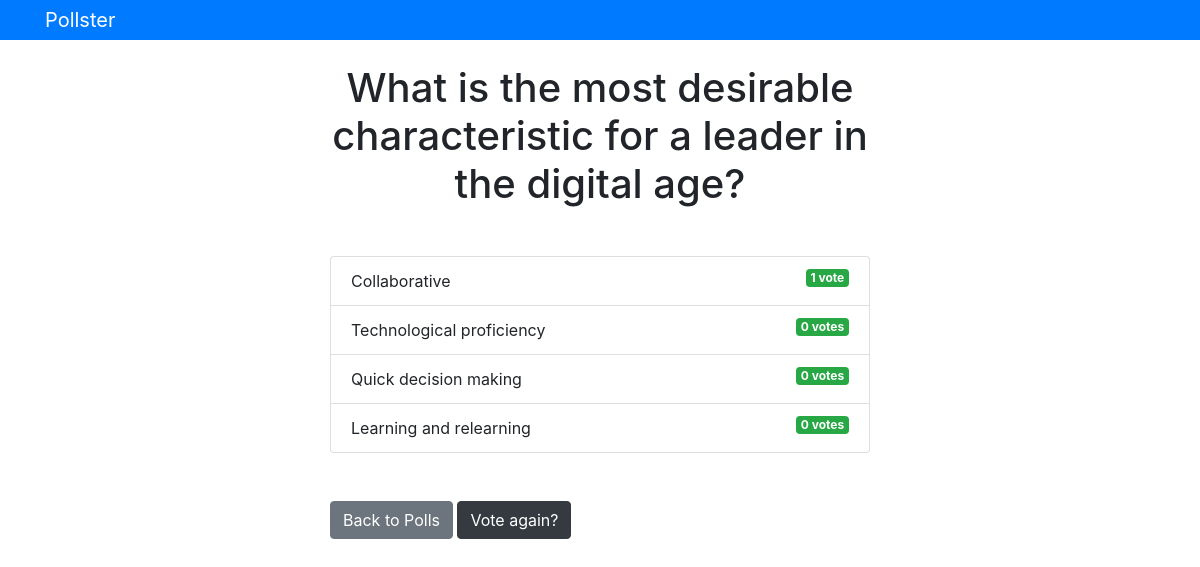
Screenshot of /polls/3/results/ with the database file from the repository.
### polls/models.py (models this page shows, shortened)
class Question(models.Model):
    question_text = models.CharField(max_length=200)
    pub_date = models.DateTimeField('published on')

class Choice(models.Model):
    question = models.ForeignKey(Question, on_delete=models.CASCADE)
    choice_text = models.CharField(max_length=200)
    votes = models.IntegerField(default=0)

### polls/views.py (the view)
# urls.py: path('<int:question_id>/results/', views.result, name='results'),
def result(request, question_id):
    question = get_object_or_404(Question, pk=question_id)
    return render(request, 'polls/results.html', {'question': question})

### templates/polls/results.html
{% extends 'base.html' %}
{% block content %}
<h1 class="mb-5 text-center">{{ question.question_text }}</h1>
<ul class="list-group mb-5">
    {% for choice in question.choice_set.all %}
    <li class="list-group-item">
        {{ choice.choice_text }}
        <span class="badge badge-success float-right">
            {{ choice.votes }} vote{{ choice.votes|pluralize }}
        </span>
    </li>
    {% endfor %}
</ul>
<a href="{% url 'polls:index' %}" class="btn btn-secondary">Back to Polls</a>
<a href="{% url 'polls:detail' question.id %}" class="btn btn-dark">Vote again?</a>
{% endblock content %}

### rows the page displays
Question: question_text "What is the most desirable characteristic for a leader in the digital age?"
Choice: choice_text "Collaborative", votes "1"
Choice: choice_text "Technological proficiency", votes "0"
Choice: choice_text "Quick decision making", votes "0"
Choice: choice_text "Learning and relearning", votes "0"
